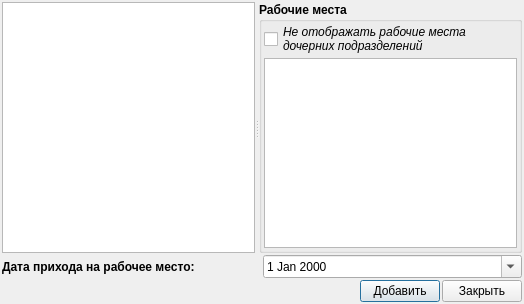
<?xml version="1.0" encoding="UTF-8"?>
<ui version="4.0">
 <class>AddWorkplaceOfUsers</class>
 <widget class="QDialog" name="AddWorkplaceOfUsers">
  <property name="geometry">
   <rect>
    <x>0</x>
    <y>0</y>
    <width>524</width>
    <height>304</height>
   </rect>
  </property>
  <property name="windowTitle">
   <string>Добавление рабочего места пользователю</string>
  </property>
  <layout class="QVBoxLayout" name="verticalLayout_2">
   <property name="spacing">
    <number>2</number>
   </property>
   <property name="margin">
    <number>2</number>
   </property>
   <item>
    <widget class="QSplitter" name="splitter">
     <property name="orientation">
      <enum>Qt::Horizontal</enum>
     </property>
     <widget class="QTreeView" name="treeViewDep">
      <property name="editTriggers">
       <set>QAbstractItemView::NoEditTriggers</set>
      </property>
      <property name="alternatingRowColors">
       <bool>true</bool>
      </property>
      <property name="allColumnsShowFocus">
       <bool>true</bool>
      </property>
     </widget>
     <widget class="QGroupBox" name="groupBox">
      <property name="font">
       <font>
        <weight>75</weight>
        <bold>true</bold>
       </font>
      </property>
      <property name="title">
       <string>Рабочие места</string>
      </property>
      <layout class="QVBoxLayout" name="verticalLayout">
       <property name="spacing">
        <number>2</number>
       </property>
       <property name="leftMargin">
        <number>2</number>
       </property>
       <property name="topMargin">
        <number>0</number>
       </property>
       <property name="rightMargin">
        <number>2</number>
       </property>
       <property name="bottomMargin">
        <number>2</number>
       </property>
       <item>
        <widget class="QCheckBox" name="wpSubsidiaryDep">
         <property name="font">
          <font>
           <weight>50</weight>
           <italic>true</italic>
           <bold>false</bold>
          </font>
         </property>
         <property name="text">
          <string>Не отображать рабочие места
дочерних подразделений</string>
         </property>
         <property name="checked">
          <bool>false</bool>
         </property>
        </widget>
       </item>
       <item>
        <widget class="QTreeView" name="treeViewWp">
         <property name="editTriggers">
          <set>QAbstractItemView::NoEditTriggers</set>
         </property>
         <property name="alternatingRowColors">
          <bool>true</bool>
         </property>
         <property name="rootIsDecorated">
          <bool>false</bool>
         </property>
         <property name="itemsExpandable">
          <bool>false</bool>
         </property>
         <property name="sortingEnabled">
          <bool>true</bool>
         </property>
         <property name="allColumnsShowFocus">
          <bool>true</bool>
         </property>
         <property name="expandsOnDoubleClick">
          <bool>false</bool>
         </property>
        </widget>
       </item>
      </layout>
     </widget>
    </widget>
   </item>
   <item>
    <layout class="QHBoxLayout" name="horizontalLayout_2">
     <item>
      <widget class="QLabel" name="label">
       <property name="font">
        <font>
         <weight>75</weight>
         <bold>true</bold>
        </font>
       </property>
       <property name="text">
        <string>Дата прихода на рабочее место:</string>
       </property>
      </widget>
     </item>
     <item>
      <widget class="QDateEdit" name="dateInWp">
       <property name="calendarPopup">
        <bool>true</bool>
       </property>
      </widget>
     </item>
    </layout>
   </item>
   <item>
    <layout class="QHBoxLayout" name="horizontalLayout">
     <property name="spacing">
      <number>2</number>
     </property>
     <item>
      <spacer name="horizontalSpacer">
       <property name="orientation">
        <enum>Qt::Horizontal</enum>
       </property>
       <property name="sizeHint" stdset="0">
        <size>
         <width>40</width>
         <height>20</height>
        </size>
       </property>
      </spacer>
     </item>
     <item>
      <widget class="QPushButton" name="addButton">
       <property name="text">
        <string>Добавить</string>
       </property>
       <property name="icon">
        <iconset resource="../icons.qrc">
         <normaloff>:/16x16/add/ico/add_16x16.png</normaloff>:/16x16/add/ico/add_16x16.png</iconset>
       </property>
      </widget>
     </item>
     <item>
      <widget class="QPushButton" name="closeButton">
       <property name="text">
        <string>Закрыть</string>
       </property>
       <property name="icon">
        <iconset resource="../icons.qrc">
         <normaloff>:/16x16/cancelDel/ico/button_cancel_16x16 (1).png</normaloff>:/16x16/cancelDel/ico/button_cancel_16x16 (1).png</iconset>
       </property>
      </widget>
     </item>
    </layout>
   </item>
  </layout>
 </widget>
 <resources>
  <include location="../icons.qrc"/>
 </resources>
 <connections>
  <connection>
   <sender>closeButton</sender>
   <signal>clicked()</signal>
   <receiver>AddWorkplaceOfUsers</receiver>
   <slot>reject()</slot>
   <hints>
    <hint type="sourcelabel">
     <x>480</x>
     <y>217</y>
    </hint>
    <hint type="destinationlabel">
     <x>258</x>
     <y>211</y>
    </hint>
   </hints>
  </connection>
 </connections>
</ui>
